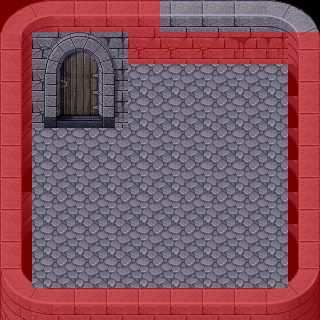

The image is a tile-based game level rendered from a .tmx file. Its description and complete source (layers, tilesets, objects, tile grids) follow:
An orthogonal 10x10 tile map with 32x32 px tiles, 3 tile layers (Tile Layer 1, Tile Layer 2, Collision) and 1 object (warp).

<map version="1.0" orientation="orthogonal" width="10" height="10" tilewidth="32" tileheight="32">
 <tileset firstgid="1" name="Test" tilewidth="32" tileheight="32">
  <image source="crypt.png" width="512" height="512" />
  <tile id="2">
   <properties>
    <property name="collision" value="true" />
   </properties>
  </tile>
 </tileset>
 <layer name="Tile Layer 1" width="10" height="10">
  <data>
   <tile gid="97" />
   <tile gid="98" />
   <tile gid="99" />
   <tile gid="99" />
   <tile gid="99" />
   <tile gid="99" />
   <tile gid="99" />
   <tile gid="99" />
   <tile gid="100" />
   <tile gid="101" />
   <tile gid="113" />
   <tile gid="184" />
   <tile gid="185" />
   <tile gid="186" />
   <tile gid="184" />
   <tile gid="184" />
   <tile gid="184" />
   <tile gid="185" />
   <tile gid="186" />
   <tile gid="117" />
   <tile gid="129" />
   <tile gid="184" />
   <tile gid="185" />
   <tile gid="186" />
   <tile gid="224" />
   <tile gid="224" />
   <tile gid="224" />
   <tile gid="224" />
   <tile gid="224" />
   <tile gid="165" />
   <tile gid="145" />
   <tile gid="184" />
   <tile gid="185" />
   <tile gid="186" />
   <tile gid="224" />
   <tile gid="224" />
   <tile gid="224" />
   <tile gid="224" />
   <tile gid="224" />
   <tile gid="165" />
   <tile gid="145" />
   <tile gid="224" />
   <tile gid="224" />
   <tile gid="224" />
   <tile gid="224" />
   <tile gid="224" />
   <tile gid="224" />
   <tile gid="224" />
   <tile gid="224" />
   <tile gid="165" />
   <tile gid="161" />
   <tile gid="224" />
   <tile gid="224" />
   <tile gid="224" />
   <tile gid="224" />
   <tile gid="224" />
   <tile gid="224" />
   <tile gid="224" />
   <tile gid="224" />
   <tile gid="165" />
   <tile gid="145" />
   <tile gid="224" />
   <tile gid="224" />
   <tile gid="224" />
   <tile gid="224" />
   <tile gid="224" />
   <tile gid="224" />
   <tile gid="224" />
   <tile gid="224" />
   <tile gid="165" />
   <tile gid="161" />
   <tile gid="224" />
   <tile gid="224" />
   <tile gid="224" />
   <tile gid="224" />
   <tile gid="224" />
   <tile gid="224" />
   <tile gid="224" />
   <tile gid="224" />
   <tile gid="165" />
   <tile gid="177" />
   <tile gid="224" />
   <tile gid="224" />
   <tile gid="224" />
   <tile gid="224" />
   <tile gid="224" />
   <tile gid="224" />
   <tile gid="224" />
   <tile gid="224" />
   <tile gid="181" />
   <tile gid="193" />
   <tile gid="194" />
   <tile gid="195" />
   <tile gid="195" />
   <tile gid="195" />
   <tile gid="195" />
   <tile gid="195" />
   <tile gid="195" />
   <tile gid="196" />
   <tile gid="197" />
  </data>
 </layer>
 <layer name="Tile Layer 2" width="10" height="10">
  <data>
   <tile gid="0" />
   <tile gid="0" />
   <tile gid="0" />
   <tile gid="0" />
   <tile gid="0" />
   <tile gid="0" />
   <tile gid="0" />
   <tile gid="0" />
   <tile gid="0" />
   <tile gid="0" />
   <tile gid="0" />
   <tile gid="136" />
   <tile gid="137" />
   <tile gid="138" />
   <tile gid="0" />
   <tile gid="0" />
   <tile gid="0" />
   <tile gid="0" />
   <tile gid="0" />
   <tile gid="0" />
   <tile gid="0" />
   <tile gid="152" />
   <tile gid="153" />
   <tile gid="154" />
   <tile gid="0" />
   <tile gid="0" />
   <tile gid="0" />
   <tile gid="0" />
   <tile gid="0" />
   <tile gid="0" />
   <tile gid="0" />
   <tile gid="168" />
   <tile gid="169" />
   <tile gid="170" />
   <tile gid="0" />
   <tile gid="0" />
   <tile gid="0" />
   <tile gid="0" />
   <tile gid="0" />
   <tile gid="0" />
   <tile gid="0" />
   <tile gid="0" />
   <tile gid="0" />
   <tile gid="0" />
   <tile gid="0" />
   <tile gid="0" />
   <tile gid="0" />
   <tile gid="0" />
   <tile gid="0" />
   <tile gid="0" />
   <tile gid="0" />
   <tile gid="0" />
   <tile gid="0" />
   <tile gid="0" />
   <tile gid="0" />
   <tile gid="0" />
   <tile gid="0" />
   <tile gid="0" />
   <tile gid="0" />
   <tile gid="0" />
   <tile gid="0" />
   <tile gid="0" />
   <tile gid="0" />
   <tile gid="0" />
   <tile gid="0" />
   <tile gid="0" />
   <tile gid="0" />
   <tile gid="0" />
   <tile gid="0" />
   <tile gid="0" />
   <tile gid="0" />
   <tile gid="0" />
   <tile gid="0" />
   <tile gid="0" />
   <tile gid="0" />
   <tile gid="0" />
   <tile gid="0" />
   <tile gid="0" />
   <tile gid="0" />
   <tile gid="0" />
   <tile gid="0" />
   <tile gid="0" />
   <tile gid="0" />
   <tile gid="0" />
   <tile gid="0" />
   <tile gid="0" />
   <tile gid="0" />
   <tile gid="0" />
   <tile gid="0" />
   <tile gid="0" />
   <tile gid="0" />
   <tile gid="0" />
   <tile gid="0" />
   <tile gid="0" />
   <tile gid="0" />
   <tile gid="0" />
   <tile gid="0" />
   <tile gid="0" />
   <tile gid="0" />
   <tile gid="0" />
  </data>
 </layer>
 <layer name="Collision" width="10" height="10">
  <data>
   <tile gid="13" />
   <tile gid="13" />
   <tile gid="13" />
   <tile gid="13" />
   <tile gid="13" />
   <tile gid="0" />
   <tile gid="0" />
   <tile gid="0" />
   <tile gid="0" />
   <tile gid="0" />
   <tile gid="13" />
   <tile gid="0" />
   <tile gid="0" />
   <tile gid="0" />
   <tile gid="13" />
   <tile gid="13" />
   <tile gid="13" />
   <tile gid="13" />
   <tile gid="13" />
   <tile gid="13" />
   <tile gid="13" />
   <tile gid="0" />
   <tile gid="0" />
   <tile gid="0" />
   <tile gid="0" />
   <tile gid="0" />
   <tile gid="0" />
   <tile gid="0" />
   <tile gid="0" />
   <tile gid="13" />
   <tile gid="13" />
   <tile gid="0" />
   <tile gid="0" />
   <tile gid="0" />
   <tile gid="0" />
   <tile gid="0" />
   <tile gid="0" />
   <tile gid="0" />
   <tile gid="0" />
   <tile gid="13" />
   <tile gid="13" />
   <tile gid="0" />
   <tile gid="0" />
   <tile gid="0" />
   <tile gid="0" />
   <tile gid="0" />
   <tile gid="0" />
   <tile gid="0" />
   <tile gid="0" />
   <tile gid="13" />
   <tile gid="13" />
   <tile gid="0" />
   <tile gid="0" />
   <tile gid="0" />
   <tile gid="0" />
   <tile gid="0" />
   <tile gid="0" />
   <tile gid="0" />
   <tile gid="0" />
   <tile gid="13" />
   <tile gid="13" />
   <tile gid="0" />
   <tile gid="0" />
   <tile gid="0" />
   <tile gid="0" />
   <tile gid="0" />
   <tile gid="0" />
   <tile gid="0" />
   <tile gid="0" />
   <tile gid="13" />
   <tile gid="13" />
   <tile gid="0" />
   <tile gid="0" />
   <tile gid="0" />
   <tile gid="0" />
   <tile gid="0" />
   <tile gid="0" />
   <tile gid="0" />
   <tile gid="0" />
   <tile gid="13" />
   <tile gid="13" />
   <tile gid="0" />
   <tile gid="0" />
   <tile gid="0" />
   <tile gid="0" />
   <tile gid="0" />
   <tile gid="0" />
   <tile gid="0" />
   <tile gid="0" />
   <tile gid="13" />
   <tile gid="13" />
   <tile gid="13" />
   <tile gid="13" />
   <tile gid="13" />
   <tile gid="13" />
   <tile gid="13" />
   <tile gid="13" />
   <tile gid="13" />
   <tile gid="13" />
   <tile gid="13" />
  </data>
 </layer>
 <objectgroup name="warps" width="10" height="10">
  <object name="warp" x="57" y="52" width="45" height="71">
   <properties>
    <property name="mapa" value="mapa4" />
    <property name="x" value="38" />
    <property name="y" value="50" />
   </properties>
  </object>
 </objectgroup>
</map>
